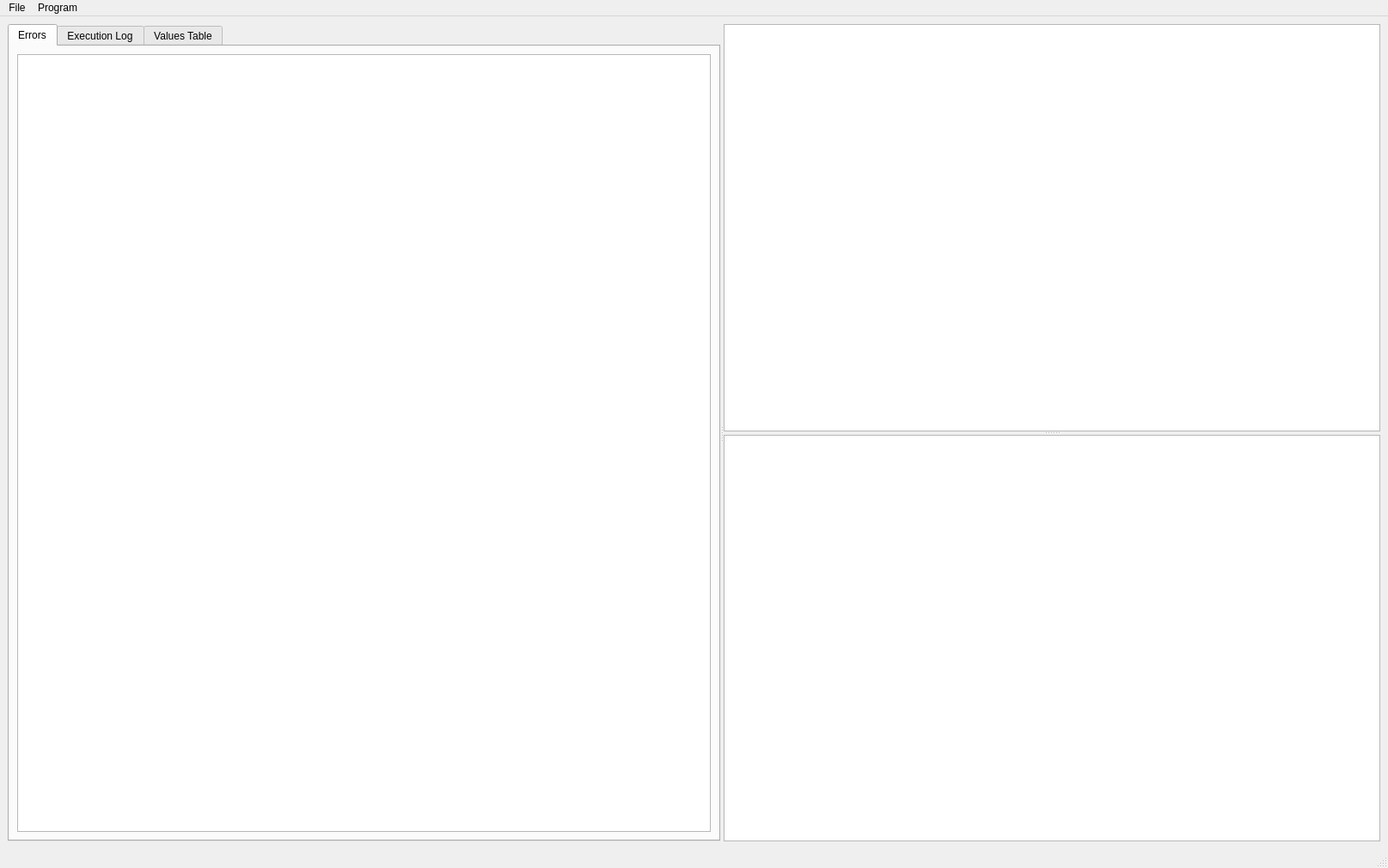
<?xml version="1.0" encoding="UTF-8"?>
<ui version="4.0">
 <class>PascalizerMainWindow</class>
 <widget class="QMainWindow" name="PascalizerMainWindow">
  <property name="geometry">
   <rect>
    <x>0</x>
    <y>0</y>
    <width>1615</width>
    <height>1010</height>
   </rect>
  </property>
  <property name="windowTitle">
   <string>Pascalizer</string>
  </property>
  <property name="iconSize">
   <size>
    <width>0</width>
    <height>0</height>
   </size>
  </property>
  <widget class="QWidget" name="centralwidget">
   <layout class="QGridLayout" name="gridLayout">
    <item row="0" column="0">
     <widget class="QSplitter" name="infoToEditor_Splitter">
      <property name="orientation">
       <enum>Qt::Orientation::Horizontal</enum>
      </property>
      <widget class="QTabWidget" name="tabWidget">
       <property name="sizePolicy">
        <sizepolicy hsizetype="Expanding" vsizetype="Expanding">
         <horstretch>0</horstretch>
         <verstretch>0</verstretch>
        </sizepolicy>
       </property>
       <property name="minimumSize">
        <size>
         <width>250</width>
         <height>0</height>
        </size>
       </property>
       <property name="maximumSize">
        <size>
         <width>16777215</width>
         <height>16777215</height>
        </size>
       </property>
       <property name="currentIndex">
        <number>0</number>
       </property>
       <widget class="QWidget" name="errors">
        <attribute name="title">
         <string>Errors</string>
        </attribute>
        <layout class="QVBoxLayout" name="verticalLayout_2">
         <item>
          <widget class="QListWidget" name="errorList">
           <property name="font">
            <font>
             <pointsize>11</pointsize>
             <bold>true</bold>
            </font>
           </property>
           <property name="styleSheet">
            <string notr="true">color: rgb(255, 0, 0)
</string>
           </property>
           <property name="isWrapping" stdset="0">
            <bool>false</bool>
           </property>
           <property name="wordWrap">
            <bool>true</bool>
           </property>
          </widget>
         </item>
        </layout>
       </widget>
       <widget class="QWidget" name="executionLog">
        <attribute name="title">
         <string>Execution Log</string>
        </attribute>
        <layout class="QVBoxLayout" name="verticalLayout">
         <item>
          <widget class="QListWidget" name="executionLogList">
           <property name="font">
            <font/>
           </property>
           <property name="isWrapping" stdset="0">
            <bool>false</bool>
           </property>
           <property name="wordWrap">
            <bool>true</bool>
           </property>
          </widget>
         </item>
        </layout>
       </widget>
       <widget class="QWidget" name="valuesTable">
        <attribute name="title">
         <string>Values Table</string>
        </attribute>
        <layout class="QVBoxLayout" name="verticalLayout_3">
         <item>
          <widget class="QTableWidget" name="valuesTableTable">
           <property name="sizePolicy">
            <sizepolicy hsizetype="Expanding" vsizetype="Expanding">
             <horstretch>0</horstretch>
             <verstretch>0</verstretch>
            </sizepolicy>
           </property>
           <property name="font">
            <font>
             <pointsize>11</pointsize>
            </font>
           </property>
           <column>
            <property name="text">
             <string>Name</string>
            </property>
           </column>
           <column>
            <property name="text">
             <string>Value</string>
            </property>
           </column>
          </widget>
         </item>
        </layout>
       </widget>
      </widget>
      <widget class="QSplitter" name="codeEditorToConsole_Splitter">
       <property name="orientation">
        <enum>Qt::Orientation::Vertical</enum>
       </property>
       <widget class="QPlainTextEdit" name="codeEditor">
        <property name="font">
         <font>
          <family>Cascadia Code</family>
          <pointsize>14</pointsize>
          <bold>false</bold>
         </font>
        </property>
        <property name="plainText">
         <string/>
        </property>
       </widget>
       <widget class="QTextEdit" name="consoleP">
        <property name="font">
         <font/>
        </property>
       </widget>
      </widget>
     </widget>
    </item>
   </layout>
  </widget>
  <widget class="QMenuBar" name="menubar">
   <property name="geometry">
    <rect>
     <x>0</x>
     <y>0</y>
     <width>1615</width>
     <height>21</height>
    </rect>
   </property>
   <widget class="QMenu" name="menuFile">
    <property name="title">
     <string>File</string>
    </property>
    <addaction name="actionOpen"/>
    <addaction name="actionNew"/>
    <addaction name="actionSave"/>
    <addaction name="actionSave_As"/>
   </widget>
   <widget class="QMenu" name="menuRun">
    <property name="title">
     <string>Program</string>
    </property>
    <addaction name="actionRun"/>
   </widget>
   <addaction name="menuFile"/>
   <addaction name="menuRun"/>
  </widget>
  <widget class="QStatusBar" name="statusbar"/>
  <action name="actionOpen">
   <property name="text">
    <string>Open</string>
   </property>
  </action>
  <action name="actionSave">
   <property name="text">
    <string>Save</string>
   </property>
  </action>
  <action name="actionSave_As">
   <property name="text">
    <string>Save As</string>
   </property>
  </action>
  <action name="actionNew">
   <property name="text">
    <string>New</string>
   </property>
  </action>
  <action name="actionRun">
   <property name="text">
    <string>Run</string>
   </property>
  </action>
 </widget>
 <resources/>
 <connections/>
</ui>
